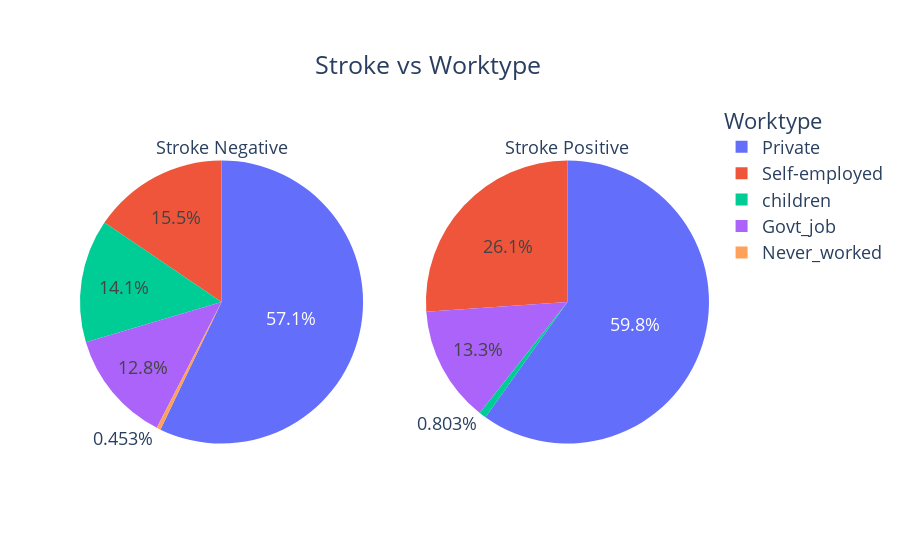

Notebook code for this chart:
### Code cell
counts0 = Counter(dataviz[dataviz['stroke']==0]['work_type'])
counts1 = Counter(dataviz[dataviz['stroke']==1]['work_type'])
fig = make_subplots(rows=1, cols=2, specs=[[{"type": "pie"}, {"type": "pie"}]])

fig.add_trace(go.Pie(
     values=[item[1] for item in sorted(counts0.items())],
     labels=[item[0] for item in sorted(counts0.items())],
     domain=dict(x=[0, 0.5]),
     name="Stroke Negative",title='Stroke Negative'), 
     row=1, col=1)

fig.add_trace(go.Pie(
     values=[item[1] for item in sorted(counts1.items())],
     labels=[item[0] for item in sorted(counts1.items())],
     domain=dict(x=[0.5, 1.0]),
     name="Stroke Positive",title='Stroke Positive'),
    row=1, col=2)

fig.update_layout(
    title={'text':'Stroke vs Worktype','xanchor':'left','yanchor': 'top','y':0.9,'x':0.35},
    xaxis_title="X Axis Title",
    yaxis_title="Y Axis Title",
    legend_title="Worktype",
    font=dict(size=18)
)

fig.show()

### Figure 1 — Plotly figure (JSON) as saved in the notebook; plotly's stock layout.template omitted (floating-point values rounded to 4 significant figures)
{"data": [{"domain": {"x": [0.0, 0.45], "y": [0.0, 1.0]}, "labels": ["Govt_job", "Never_worked", "Private", "Self-employed", "children"], "name": "Stroke Negative", "title": {"text": "Stroke Negative"}, "type": "pie", "values": [624, 22, 2776, 754, 685]}, {"domain": {"x": [0.55, 1.0], "y": [0.0, 1.0]}, "labels": ["Govt_job", "Private", "Self-employed", "children"], "name": "Stroke Positive", "title": {"text": "Stroke Positive"}, "type": "pie", "values": [33, 149, 65, 2]}], "layout": {"font": {"size": 18}, "legend": {"title": {"text": "Worktype"}}, "title": {"text": "Stroke vs Worktype", "x": 0.35, "xanchor": "left", "y": 0.9, "yanchor": "top"}, "xaxis": {"title": {"text": "X Axis Title"}}, "yaxis": {"title": {"text": "Y Axis Title"}}}}
